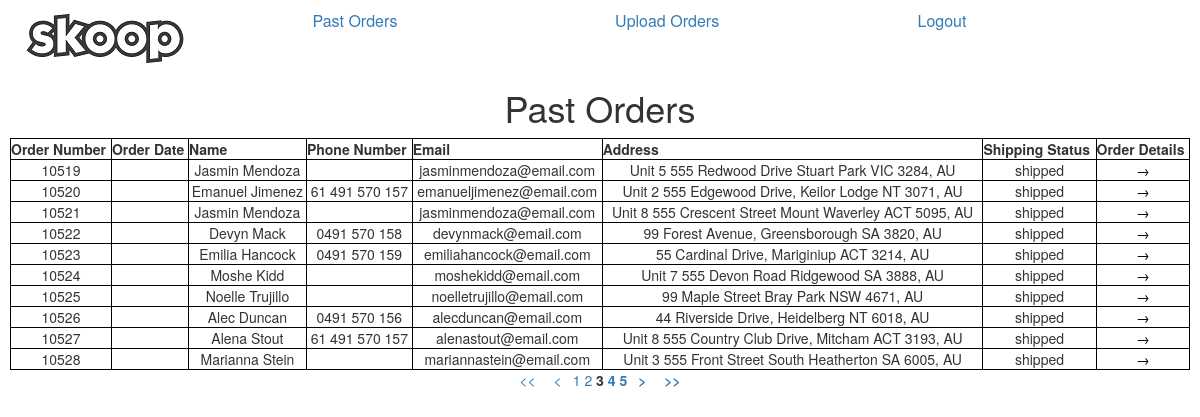
Screenshot of /orders.php?page=3 (signed in) with the database file from the repository.
### tables this page shows
CREATE TABLE `orders` (
  `id` int(9) NOT NULL,
  `order_id` int(9) NOT NULL,
  `product_code` varchar(191) NOT NULL,
  `name` varchar(191) NOT NULL,
  `email` varchar(191) NOT NULL,
  `mobile` varchar(191) DEFAULT NULL,
  `address_line_one` varchar(191) NOT NULL,
  `address_line_two` varchar(191) DEFAULT NULL,
  `suburb` varchar(191) NOT NULL,
  `state` varchar(191) NOT NULL,
  `postcode` varchar(191) NOT NULL,
  `country` varchar(191) NOT NULL,
  `status` varchar(191) NOT NULL DEFAULT 'pending'
);

### orders.php (the view, shortened to what this page needs)
<!DOCTYPE html>
<head>
	<link rel="stylesheet" href="styles/styles.css" />
	<link rel="stylesheet" href="https://maxcdn.bootstrapcdn.com/bootstrap/3.4.0/css/bootstrap.min.css">
</head>
<body>
<?php
	include "concat-address.php";
	include "header.php";
?>
<h1>Past Orders</h1>
	<?php
		include "db-login.php";
		$dbTableName = "orders";
		$errorMessage = "<p>Something went wrong connecting to the server. Please try refreshing the page, or contact your system administrator.</p>";
		$page = isset($_GET['page']) ? $_GET['page'] : 1;
		$rowsPerPage = 10;
		$range = 2;
		$fromRowNum = ($rowsPerPage * $page) - $rowsPerPage;
		$conn = new mysqli($serverName, $dbUsername, $dbPassword, $dbName);
		if ($conn->connect_error) {
			echo $errorMessage;
		}
		else{
			$statement = "SELECT id, order_id, name, email, mobile, address_line_one, address_line_two, suburb, state, postcode, country, status  FROM ".$dbTableName." LIMIT ".$fromRowNum.", ".$rowsPerPage.";";
			if($query = $conn->prepare($statement)){
				$query->execute();
				if($query->errno != 0) {
					echo $errorMessage;
				}
				else {
					$query->store_result();
					$query->bind_result($id, $order_id, $name, $email, $mobile, $address_line_one, $address_line_two, $suburb, $state, $postcode, $country, $status);
					echo"<table>
							<tr>
								<th>Order Number</th>
								<th>Order Date</th>
								<th>Name</th>
								<th>Phone Number</th>
								<th>Email</th>
								<th>Address</th>
								<th>Shipping Status</th>
								<th>Order Details</th>
							</tr>";
					while($query->fetch()){
						$fullAddress = concatenateAddress($address_line_one, $address_line_two, $suburb, $state, $postcode, $country, false);
						echo "<tr>
								<td>".$order_id."</td>
								<td></td>
								<td>".$name."</td>
								<td>".$mobile."</td>
								<td>".$email."</td>
								<td>".$fullAddress."</td>
								<td>".$status."</td>
								<td><a href='order-details.php?id=".$id."' class='button' target='_blank'>&rarr;</a></td>
							</tr>";
					}
					echo"</table>";
					echo"<div class='tablePages'>";
					if($page>1){
						echo "<a href='" . $_SERVER['PHP_SELF'] . "' title='Go to the first page.' class='customBtn'>";
							echo "<span style='margin:0 .5em;'> << </span>";
						echo "</a>";
						$prevPage = $page - 1;
						echo "<a href='" . $_SERVER['PHP_SELF']
								. "?page={$prevPage}' title='Previous page is {$prevPage}.' class='customBtn'>";
							echo "<span style='margin:0 .5em;'> < </span>";
						echo "</a>";
					}
					$statement = "SELECT COUNT(*) as total_rows FROM orders";
					$query = $conn->prepare( $statement );
					$query->execute();
					$query->store_result();
					$query->bind_result($rowCount);
					while($query->fetch()){
						$total_rows = $rowCount;
					}
					$totalPages = ceil($total_rows / $rowsPerPage);
					$pageLow = $page - $range;
					$pageHigh = ($page + $range)  + 1;
					for ($x=$pageLow; $x<$pageHigh; $x++) {
						if (($x > 0) && ($x <= $totalPages)) {
							if ($x == $page) {
								echo "<span class='customBtn'><strong>$x<strong></span>";
							}
							else {
								echo " <a href='{$_SERVER['PHP_SELF']}?page=$x' class='customBtn'>$x</a> ";
							}
						}
					}
					if($page<$totalPages){
						$nextPage = $page + 1;
						echo "<a href='" . $_SERVER['PHP_SELF'] . "?page={$nextPage}' title='Next page is {$nextPage}.' class='customBtn'>";
							echo "<span style='margin:0 .5em;'> > </span>";
						echo "</a>";
						echo "<a href='" . $_SERVER['PHP_SELF'] . "?page={$totalPages}' title='Last page is {$totalPages}.' class='customBtn'>";
							echo "<span style='margin:0 .5em;'> >> </span>";
						echo "</a>";
					}
					echo "</div>";
				}
			}
		}
	?>
</body>

### concat-address.php (shortened to what this page needs)
<?php
function concatenateAddress($address_line_one, $address_line_two, $suburb, $state, $postcode, $country, $multiLine){
	$fullAddress = "";
	if($address_line_one != ""){
		$fullAddress .= $address_line_one;
		if($address_line_two != "" || $suburb != "" || $state != "" || $postcode != "" || $country != "") {
			$fullAddress .= " ";
		}
	}
	if($address_line_two != ""){
		$fullAddress .= $address_line_two.", ";
	}
	if($suburb != ""){
		$fullAddress .= $suburb." ";
	}
	if($state != ""){
		$fullAddress .= $state." ";
	}
	if($postcode != ""){
		$fullAddress .= $postcode;
		if($country != "") {
			$fullAddress .= ", ";
		}
	}
	if($country != ""){
		$fullAddress .= $country;
	}
	return $fullAddress;
}
?>

### styles/styles.css (style rules this page uses)
body { padding: 10px; }
a.button { -webkit-appearance: button; -moz-appearance: button; appearance: button; text-decoration: none; color: initial; padding-left: 3px; padding-right: 3px; }
table { border-collapse: collapse; width: 100%; }
table, th, td { border: 1px solid black; text-align: center; }
h1 { text-align: center; }
.tablePages { text-align: center; }

### rows the page displays
orders: order "10519", name "Jasmin Mendoza", email "jasminmendoza@email.com", fullAddress "Unit 5 555 Redwood Drive Stuart Park VIC AU", postcode "3284", country ",", status "shipped"
orders: order "10520", name "Emanuel Jimenez", mobile "61 491 570 157", email "emanueljimenez@email.com", fullAddress "Unit 2 555 Edgewood Drive, Keilor Lodge NT AU", postcode "3071", country ",", status "shipped"
orders: order "10521", name "Jasmin Mendoza", email "jasminmendoza@email.com", fullAddress "Unit 8 555 Crescent Street Mount Waverley ACT AU", postcode "5095", country ",", status "shipped"
orders: order "10522", name "Devyn Mack", mobile "0491 570 158", email "devynmack@email.com", fullAddress "99 Forest Avenue, Greensborough SA AU", postcode "3820", country ",", status "shipped"
orders: order "10523", name "Emilia Hancock", mobile "0491 570 159", email "emiliahancock@email.com", fullAddress "55 Cardinal Drive, Mariginiup ACT AU", postcode "3214", country ",", status "shipped"
orders: order "10524", name "Moshe Kidd", email "moshekidd@email.com", fullAddress "Unit 7 555 Devon Road Ridgewood SA AU", postcode "3888", country ",", status "shipped"
orders: order "10525", name "Noelle Trujillo", email "noelletrujillo@email.com", fullAddress "99 Maple Street Bray Park NSW AU", postcode "4671", country ",", status "shipped"
orders: order "10526", name "Alec Duncan", mobile "0491 570 156", email "alecduncan@email.com", fullAddress "44 Riverside Drive, Heidelberg NT AU", postcode "6018", country ",", status "shipped"
orders: order "10527", name "Alena Stout", mobile "61 491 570 157", email "alenastout@email.com", fullAddress "Unit 8 555 Country Club Drive, Mitcham ACT AU", postcode "3193", country ",", status "shipped"
orders: order "10528", name "Marianna Stein", email "mariannastein@email.com", fullAddress "Unit 3 555 Front Street South Heatherton SA AU", postcode "6005", country ",", status "shipped"
